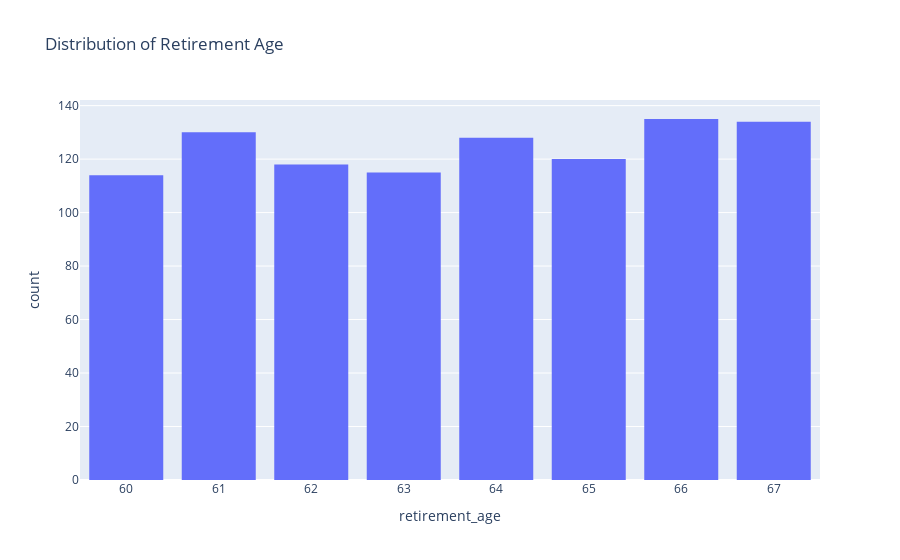

Write notebook code for a chart like this one.
### Code cell
import plotly.express as px

fig = px.histogram(df, x='retirement_age', nbins=10,
                   title='Distribution of Retirement Age')

# Set a gap between bars (here, 0.2)
fig.update_layout(bargap=0.2)

fig.show()

### Figure 1 — Plotly figure (JSON) as saved in the notebook; plotly's stock layout.template omitted (floating-point values rounded to 4 significant figures; data arrays with more than 128 entries replaced by an {"elided": "..."} marker saying what was removed)
{"data": [{"bingroup": "x", "hovertemplate": "retirement_age=%{x}<br>count=%{y}<extra></extra>", "legendgroup": "", "marker": {"color": "#636efa", "pattern": {"shape": ""}}, "name": "", "nbinsx": 10, "orientation": "v", "showlegend": false, "type": "histogram", "x": {"elided": "994 int values"}, "xaxis": "x", "yaxis": "y"}], "layout": {"bargap": 0.2, "barmode": "relative", "legend": {"tracegroupgap": 0}, "title": {"text": "Distribution of Retirement Age"}, "xaxis": {"anchor": "y", "domain": [0, 1], "title": {"text": "retirement_age"}}, "yaxis": {"anchor": "x", "domain": [0, 1], "title": {"text": "count"}}}}
